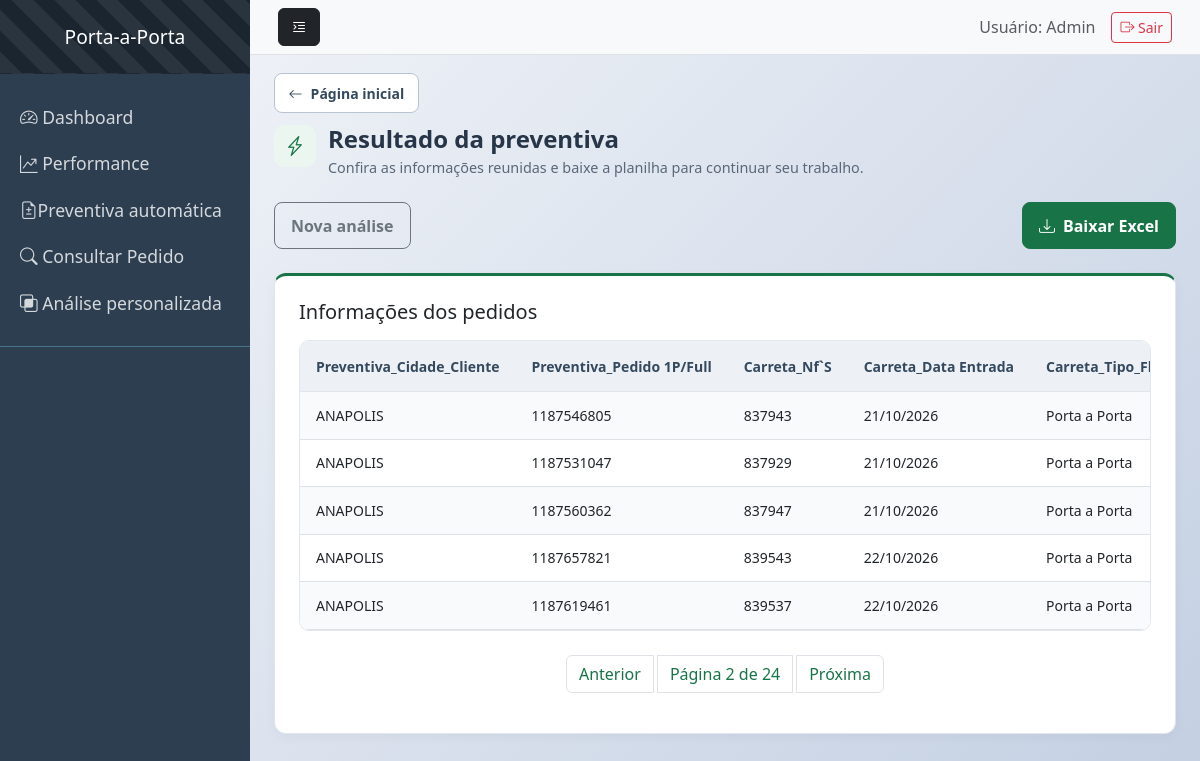
Screenshot of /analisar_dados?pagina=2 with the database file from the repository.
### tables this page shows
CREATE TABLE "analise_resultado" (
"Preventiva_Cidade_Cliente" TEXT,
  "Preventiva_Pedido 1P/Full" TEXT,
  "Carreta_Nf`S" TEXT,
  "Carreta_Data Entrada" TEXT,
  "Carreta_Tipo_Fluxo" TEXT,
  "Mobile_Tipo" TEXT,
  "Mobile_Entregador" TEXT,
  "Esl_Última Ocorrência/Observações" TEXT,
  "Esl_Pessoa/Nome" TEXT,
  "Esl_Última Ocorrência/Data Ocorrência" TEXT,
  "Bipe_Prod_Status_Deposito" TEXT,
  "Bipe_Notas_Ocorrencia" TEXT,
  "Chave_nf-e" TEXT,
  "data_analise" TEXT
);

### app/routes.py (the view)
@rotas.route('/analisar_dados')
def analisar_dados():
    return analisar_preventiva(request)

### app/services.py (called while the page is built, shortened)
def analisar_preventiva(request):
    pagina = request.args.get('pagina', 1, type=int)
    processar = request.args.get('processar', 'false').lower() == 'true'
    itens_por_pg = 5
    try:
        lista_dados, total_itens = buscar_dados_paginados(pagina, itens_por_pg)
    except Exception as e:
        return render_template('erro.html', erro=f"Erro ao buscar dados: {e}")
    total_paginas = (total_itens + itens_por_pg - 1) // itens_por_pg
    dados_formatados = {
        "Excel": lista_dados,
        "pagina_atual": pagina,
        "total_paginas": total_paginas
    }
    return render_template('resultado_preventiva.html', dados=dados_formatados)

### db/db_preventiva.py (called while the page is built)
def buscar_dados_paginados(pagina, itens_por_pagina=10):
    conn = sqlite3.connect(DB_PATH)
    offset = (pagina - 1) * itens_por_pagina
    query = f"SELECT * FROM analise_resultado LIMIT {itens_por_pagina} OFFSET {offset}"
    df = pd.read_sql(query, conn)
    total_registros = conn.execute("SELECT COUNT(*) FROM analise_resultado").fetchone()[0]
    conn.close()
    return df.to_dict(orient='records'), total_registros

### app/templates/resultado_preventiva.html (shortened to what this page needs)
{% extends 'base_modulo.html' %}
{% from 'componentes/modulos.html' import cabecalho %}
{% block modulo_tema %}tema-preventiva{% endblock %}
{% block modulo_conteudo %}
    {{ cabecalho('Resultado da preventiva', 'Confira as informações reunidas e baixe a planilha para continuar seu trabalho.', 'bi-lightning-charge', 'Rotina pronta') }}
    <div class="modulo-acoes mb-4">
        <a href="{{ url_for('rotas.limpar_arquivo') }}" class="btn btn-outline-secondary">Nova análise</a>
        <a href="{{ url_for('rotas.baixar_relatorio_preventiva') }}" class="btn btn-modulo"><i class="bi bi-download me-2" aria-hidden="true"></i>Baixar Excel</a>
    </div>
    <section class="card painel-modulo"><div class="card-body">
        <h2 class="h5 mb-3">Informações dos pedidos</h2>
        {% if dados.Excel %}
            <div class="table-responsive tabela-preventiva" tabindex="0" aria-label="Resultado da preventiva; role para ver todas as colunas">
                <table class="table table-striped table-hover">
                    <thead><tr>{% for coluna in dados.Excel[0].keys() %}<th scope="col">{{ coluna }}</th>{% endfor %}</tr></thead>
                    <tbody>{% for linha in dados.Excel %}<tr>{% for valor in linha.values() %}<td>{{ valor }}</td>{% endfor %}</tr>{% endfor %}</tbody>
                </table>
            </div>
            {% if dados.total_paginas > 1 %}
                <nav class="mt-4" aria-label="Páginas do resultado"><ul class="pagination justify-content-center">
                    <li class="page-item {% if dados.pagina_atual <= 1 %}disabled{% endif %}">
                        {% if dados.pagina_atual > 1 %}<a class="page-link" href="{{ url_for('rotas.analisar_dados', pagina=dados.pagina_atual-1) }}">Anterior</a>{% else %}<span class="page-link">Anterior</span>{% endif %}
                    </li>
                    <li class="page-item"><span class="page-link" aria-current="page">Página {{ dados.pagina_atual }} de {{ dados.total_paginas }}</span></li>
                    <li class="page-item {% if dados.pagina_atual >= dados.total_paginas %}disabled{% endif %}">
                        {% if dados.pagina_atual < dados.total_paginas %}<a class="page-link" href="{{ url_for('rotas.analisar_dados', pagina=dados.pagina_atual+1) }}">Próxima</a>{% else %}<span class="page-link">Próxima</span>{% endif %}
                    </li>
                </ul></nav>
            {% endif %}
        {% else %}
            <div class="estado-vazio"><i class="bi bi-search" aria-hidden="true"></i><p>Nenhum resultado disponível.</p><span>Confira os arquivos selecionados e faça uma nova análise.</span></div>
        {% endif %}
    </div></section>
{% endblock %}

### app/static/css_corporativo/style_corporativo.css (style rules this page uses)
body { font-family: 'Segoe UI', Tahoma, Geneva, Verdana, sans-serif; overflow-x: hidden; }
.card { transition: transform 0.2s; }

### app/static/style_preventiva/analise_preventiva.css (style rules this page uses)
body { background: linear-gradient(135deg, #f5f7fa 0%, #c3cfe2 100%); min-height: 100vh; font-family: 'Segoe UI', Tahoma, Geneva, Verdana, sans-serif; }

### app/static/css_modulos/modulos.css (style rules this page uses)
.modulo-pagina .card { border: 1px solid #dfe6ed; border-radius: 12px; box-shadow: 0 3px 12px rgb(0 0 0 / 4%); }
.modulo-pagina .painel-modulo { border-top: 3px solid var(--modulo-cor); }
.modulo-pagina .card-body { padding: 1.5rem; }
.modulo-acoes, .modulo-linha { display: flex; align-items: center; justify-content: space-between; flex-wrap: wrap; gap: .8rem; }
.modulo-acoes { margin-top: 1.5rem; }
.modulo-pagina .btn { border-radius: 8px; padding: .65rem 1rem; font-weight: 600; }
.modulo-pagina .btn-modulo { color: #fff; background: var(--modulo-cor); border: 1px solid var(--modulo-cor); }
.modulo-pagina :is(a, button, input, select):focus-visible { outline: 3px solid #215bc1; outline-offset: 3px; }
.modulo-pagina .table-responsive { border: 1px solid #e2e8f0; border-radius: 10px; }
.modulo-pagina .table { margin-bottom: 0; font-size: .875rem; --bs-table-striped-bg: #f8fafc; }
.modulo-pagina .table th { background: #edf1f5; color: #34495e; font-weight: 600; padding: .9rem 1rem; border-color: #dfe6ed; }
.modulo-pagina .table td { padding: .8rem 1rem; vertical-align: middle; }
.tabela-preventiva { max-height: 60vh; }
.tabela-preventiva th, .tabela-preventiva td { white-space: nowrap; }
.modulo-pagina .pagination { flex-wrap: wrap; gap: .25rem; }
.modulo-pagina .page-link { color: var(--modulo-cor); }

### rows the page displays
analise_resultado: Preventiva_Cidade_Cliente "ANAPOLIS", valor "1187546805", valor "837943", Carreta_Data Entrada "21/10/2026", Carreta_Tipo_Fluxo "Porta a Porta"
analise_resultado: Preventiva_Cidade_Cliente "ANAPOLIS", valor "1187531047", valor "837929", Carreta_Data Entrada "21/10/2026", Carreta_Tipo_Fluxo "Porta a Porta"
analise_resultado: Preventiva_Cidade_Cliente "ANAPOLIS", valor "1187560362", valor "837947", Carreta_Data Entrada "21/10/2026", Carreta_Tipo_Fluxo "Porta a Porta"
analise_resultado: Preventiva_Cidade_Cliente "ANAPOLIS", valor "1187657821", valor "839543", Carreta_Data Entrada "22/10/2026", Carreta_Tipo_Fluxo "Porta a Porta"
analise_resultado: Preventiva_Cidade_Cliente "ANAPOLIS", valor "1187619461", valor "839537", Carreta_Data Entrada "22/10/2026", Carreta_Tipo_Fluxo "Porta a Porta"

### other values shown
{{ titulo }} "Resultado da preventiva"
{{ descricao }} "Confira as informações reunidas e baixe a planilha para continuar seu trabalho."
{{ coluna }} "Preventiva_Cidade_Cliente" "Preventiva_Pedido 1P/Full" "Carreta_Nf`S" "Carreta_Data Entrada"
{{ dados.pagina_atual }} "2"
{{ dados.total_paginas }} "24"
